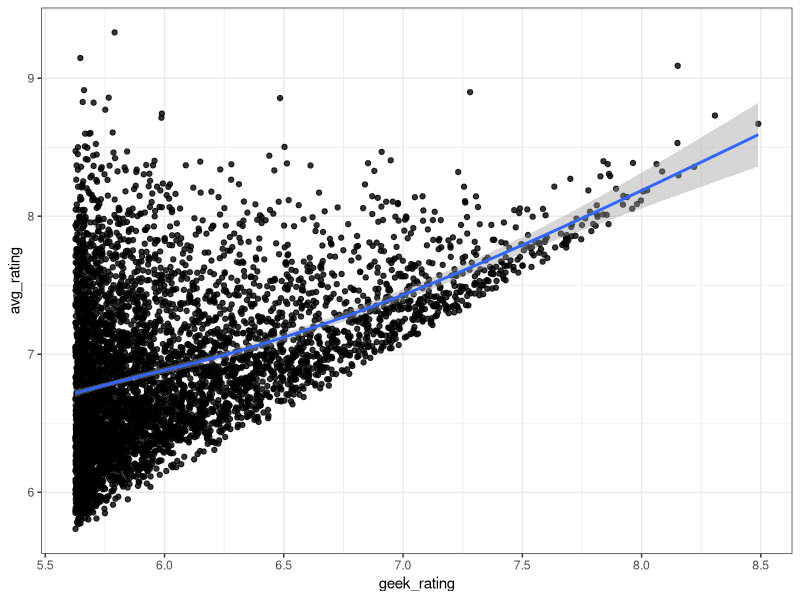
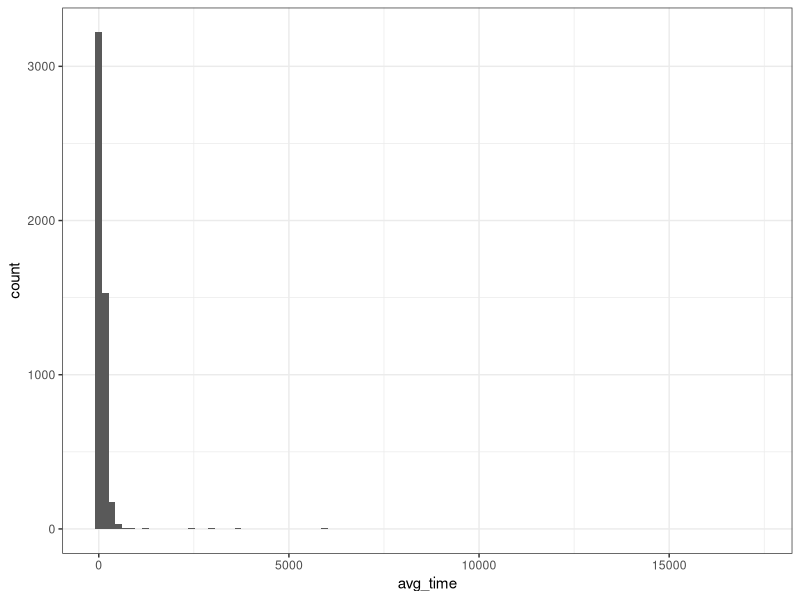
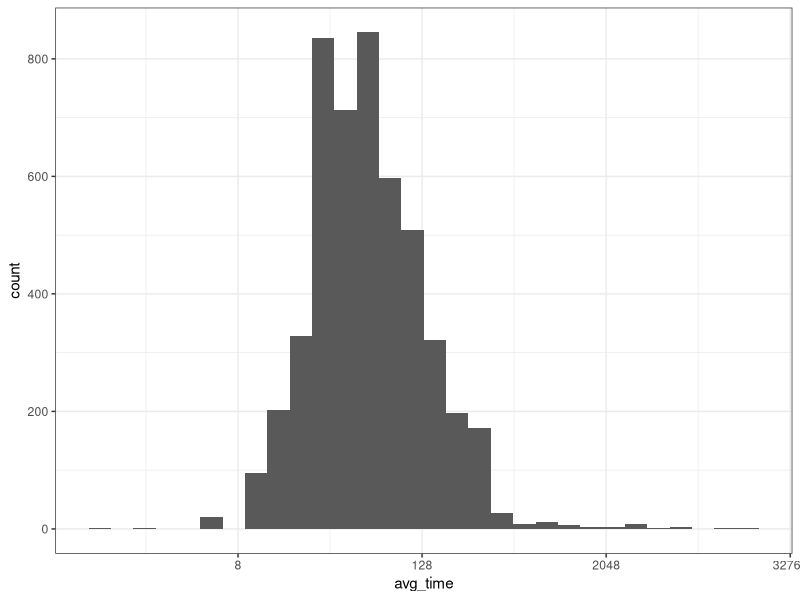
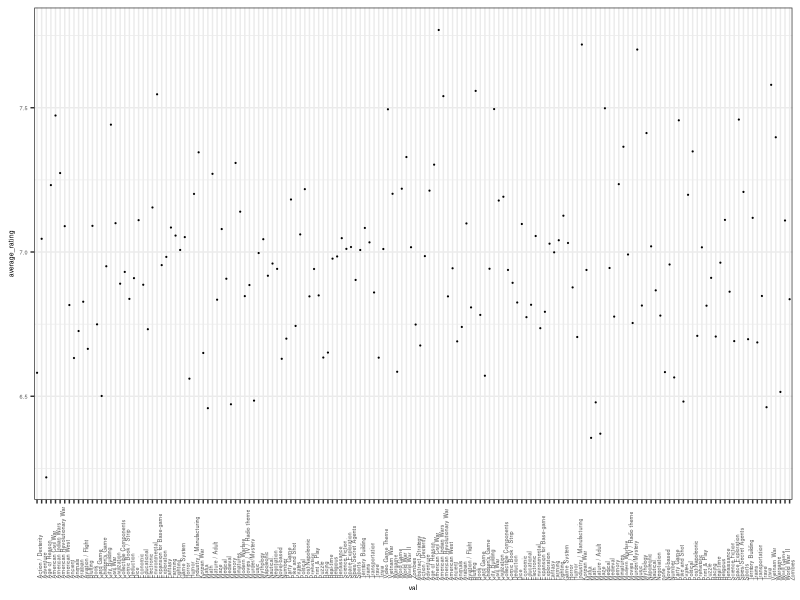
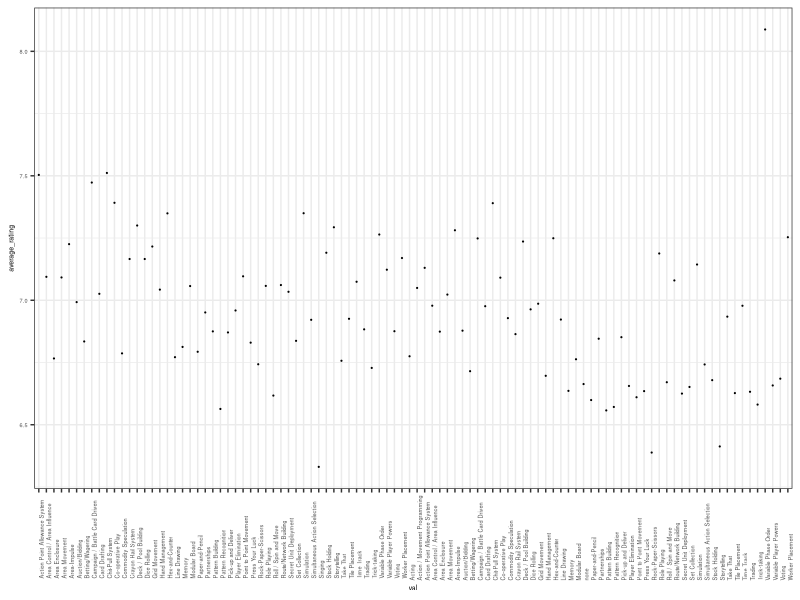

Write R code to recreate these figures, in order. (Note: this script raises an error after producing the figures.)
## ---- chunk 1
knitr::opts_chunk$set(echo = TRUE)
## ---- chunk 2
library(ggplot2)
library(dslabs)
library(tidyverse)
library(dplyr)
ds_theme_set()

#game <- read.csv(file = file.choose()) #4999   20

game <- read.csv('bgg_db_2017_04.csv', header = TRUE)
names(game)
summary(game)
## ---- chunk 3
missing(game)
## ---- chunk 4
game %>% ggplot(aes(geek_rating, avg_rating)) +
  geom_point(alpha = 0.8) +
   geom_smooth()
## ---- chunk 5
game %>% ggplot(aes(avg_time))+
  geom_histogram(bins = 100) 
## ---- chunk 6
game %>% ggplot(aes(avg_time))+
  geom_histogram()+
  scale_x_continuous(trans = "log2") 
## ---- chunk 7
library(purrr)
#data$cat <-as.character(data$category)
#data$cat <- str_split(cat, ',')
#cateogry <- do.call(rbind,catsplit)

split_into_multiple <- function(column, pattern = ", ", into_prefix){
  cols <- str_split_fixed(column, pattern, n = Inf)
  # Sub out the ""'s returned by filling the matrix to the right, with NAs which are useful
  cols[which(cols == "")] <- NA
  cols <- as.tibble(cols)
  # name the 'cols' tibble as 'into_prefix_1', 'into_prefix_2', ..., 'into_prefix_m' 
  # where m = # columns of 'cols'
  m <- dim(cols)[2]

  names(cols) <- paste(into_prefix, 1:m, sep = "_")
  return(cols)
}

d <- game %>% 
  select(rank, category, avg_rating) %>%
  bind_cols(split_into_multiple(game$category,',','category'))

d1 <- d %>% 
  select(-category, -rank) %>%
  gather(key, val, -avg_rating, na.rm = T)

d2 <- d1 %>% group_by(val) %>% summarise(average_rating = mean (avg_rating)) 

d2 %>% ggplot(aes(val, y = average_rating))+
  geom_point(size=0.1)+
  theme(text = element_text(size=5),
        axis.text.x = element_text(angle = 90, hjust =0))
 
## ---- chunk 8
mechanic <- game %>% 
  select(rank, mechanic, avg_rating) %>%
  bind_cols(split_into_multiple(game$mechanic,',','mechanic'))

mechanic1 <- mechanic %>% 
  select(-mechanic, -rank) %>%
  gather(key, val, -avg_rating, na.rm = T)

mechanic2 <- mechanic1 %>% group_by(val) %>% summarise(average_rating = mean (avg_rating)) 

mechanic2 %>% ggplot(aes(val, y = average_rating))+
  geom_point(size=0.1)+
  theme(text = element_text(size=5),
        axis.text.x = element_text(angle = 90, hjust =0))
## ---- chunk 9
arrange(mechanic2, desc(mechanic2$average_rating))
## ---- chunk 10
designer <- game %>% 
  select(rank, designer, avg_rating) %>%
  bind_cols(split_into_multiple(game$designer,',','designer'))

designer1 <- designer %>% 
  select(-designer, -rank) %>%
  gather(key, val, -avg_rating, na.rm = T)

designer2 <- designer1 %>% group_by(val) %>% summarise(average_rating = mean (avg_rating)) 

designer2 %>% ggplot(aes(val, y = average_rating))+
  geom_point(size=0.1)+
  theme(text = element_text(size=5),
        axis.text.x = element_text(angle = 90, hjust =0))
## ---- chunk 11
arrange(designer2, desc(designer2$average_rating))
